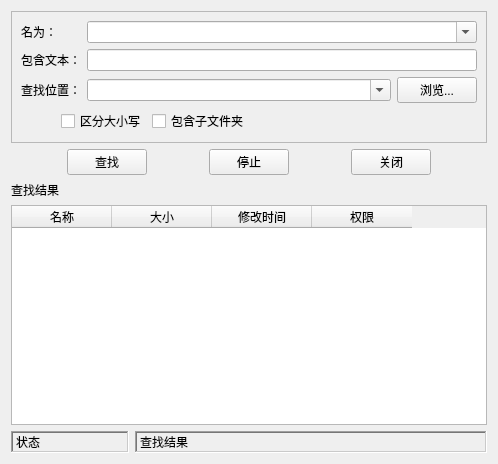
<ui version="4.0" >
 <class>FindFileForm</class>
 <widget class="QWidget" name="FindFileForm" >
  <property name="geometry" >
   <rect>
    <x>0</x>
    <y>0</y>
    <width>498</width>
    <height>464</height>
   </rect>
  </property>
  <property name="windowTitle" >
   <string>查找文件</string>
  </property>
  <property name="windowIcon" >
   <iconset resource="../../../chapter03/findfile/findfile.qrc" >:/new/prefix1/findfile.png</iconset>
  </property>
  <layout class="QVBoxLayout" >
   <item>
    <widget class="QFrame" name="frame" >
     <property name="frameShape" >
      <enum>QFrame::StyledPanel</enum>
     </property>
     <property name="frameShadow" >
      <enum>QFrame::Raised</enum>
     </property>
     <layout class="QVBoxLayout" >
      <item>
       <layout class="QGridLayout" >
        <item row="0" column="0" >
         <widget class="QLabel" name="label" >
          <property name="sizePolicy" >
           <sizepolicy vsizetype="Preferred" hsizetype="Fixed" >
            <horstretch>0</horstretch>
            <verstretch>0</verstretch>
           </sizepolicy>
          </property>
          <property name="text" >
           <string>名为：</string>
          </property>
         </widget>
        </item>
        <item row="0" column="1" colspan="2" >
         <widget class="QComboBox" name="nameComboBox" >
          <property name="editable" >
           <bool>true</bool>
          </property>
         </widget>
        </item>
        <item row="1" column="0" >
         <widget class="QLabel" name="label_2" >
          <property name="sizePolicy" >
           <sizepolicy vsizetype="Preferred" hsizetype="Fixed" >
            <horstretch>0</horstretch>
            <verstretch>0</verstretch>
           </sizepolicy>
          </property>
          <property name="text" >
           <string>包含文本：</string>
          </property>
         </widget>
        </item>
        <item row="1" column="1" colspan="2" >
         <widget class="QLineEdit" name="txtLineEdit" />
        </item>
        <item row="2" column="0" >
         <widget class="QLabel" name="label_3" >
          <property name="sizePolicy" >
           <sizepolicy vsizetype="Preferred" hsizetype="Fixed" >
            <horstretch>0</horstretch>
            <verstretch>0</verstretch>
           </sizepolicy>
          </property>
          <property name="text" >
           <string>查找位置：</string>
          </property>
         </widget>
        </item>
        <item row="2" column="1" >
         <widget class="QComboBox" name="dirComboBox" >
          <property name="editable" >
           <bool>true</bool>
          </property>
         </widget>
        </item>
        <item row="2" column="2" >
         <widget class="QPushButton" name="browsePushBtn" >
          <property name="sizePolicy" >
           <sizepolicy vsizetype="Fixed" hsizetype="Maximum" >
            <horstretch>0</horstretch>
            <verstretch>0</verstretch>
           </sizepolicy>
          </property>
          <property name="text" >
           <string>浏览...</string>
          </property>
         </widget>
        </item>
       </layout>
      </item>
      <item>
       <layout class="QHBoxLayout" >
        <item>
         <spacer>
          <property name="orientation" >
           <enum>Qt::Horizontal</enum>
          </property>
          <property name="sizeType" >
           <enum>QSizePolicy::Fixed</enum>
          </property>
          <property name="sizeHint" >
           <size>
            <width>40</width>
            <height>20</height>
           </size>
          </property>
         </spacer>
        </item>
        <item>
         <widget class="QCheckBox" name="sensitiveCheckBox" >
          <property name="text" >
           <string>区分大小写</string>
          </property>
         </widget>
        </item>
        <item>
         <widget class="QCheckBox" name="subfolderCheckBox" >
          <property name="text" >
           <string>包含子文件夹</string>
          </property>
         </widget>
        </item>
        <item>
         <spacer>
          <property name="orientation" >
           <enum>Qt::Horizontal</enum>
          </property>
          <property name="sizeType" >
           <enum>QSizePolicy::Expanding</enum>
          </property>
          <property name="sizeHint" >
           <size>
            <width>40</width>
            <height>20</height>
           </size>
          </property>
         </spacer>
        </item>
       </layout>
      </item>
     </layout>
    </widget>
   </item>
   <item>
    <layout class="QHBoxLayout" >
     <item>
      <spacer>
       <property name="orientation" >
        <enum>Qt::Horizontal</enum>
       </property>
       <property name="sizeHint" >
        <size>
         <width>40</width>
         <height>20</height>
        </size>
       </property>
      </spacer>
     </item>
     <item>
      <widget class="QPushButton" name="findPushBtn" >
       <property name="text" >
        <string>查找</string>
       </property>
      </widget>
     </item>
     <item>
      <spacer>
       <property name="orientation" >
        <enum>Qt::Horizontal</enum>
       </property>
       <property name="sizeHint" >
        <size>
         <width>40</width>
         <height>20</height>
        </size>
       </property>
      </spacer>
     </item>
     <item>
      <widget class="QPushButton" name="stopPushBtn" >
       <property name="text" >
        <string>停止</string>
       </property>
      </widget>
     </item>
     <item>
      <spacer>
       <property name="orientation" >
        <enum>Qt::Horizontal</enum>
       </property>
       <property name="sizeHint" >
        <size>
         <width>40</width>
         <height>20</height>
        </size>
       </property>
      </spacer>
     </item>
     <item>
      <widget class="QPushButton" name="closePushBtn" >
       <property name="text" >
        <string>关闭</string>
       </property>
      </widget>
     </item>
     <item>
      <spacer>
       <property name="orientation" >
        <enum>Qt::Horizontal</enum>
       </property>
       <property name="sizeHint" >
        <size>
         <width>40</width>
         <height>20</height>
        </size>
       </property>
      </spacer>
     </item>
    </layout>
   </item>
   <item>
    <widget class="QLabel" name="label_4" >
     <property name="text" >
      <string>查找结果</string>
     </property>
    </widget>
   </item>
   <item>
    <widget class="QTableWidget" name="resultTableWidget" >
     <column>
      <property name="text" >
       <string>名称</string>
      </property>
     </column>
     <column>
      <property name="text" >
       <string>大小</string>
      </property>
     </column>
     <column>
      <property name="text" >
       <string>修改时间</string>
      </property>
     </column>
     <column>
      <property name="text" >
       <string>权限</string>
      </property>
     </column>
    </widget>
   </item>
   <item>
    <layout class="QHBoxLayout" >
     <item>
      <widget class="QLabel" name="statusLabel" >
       <property name="sizePolicy" >
        <sizepolicy vsizetype="Preferred" hsizetype="Preferred" >
         <horstretch>1</horstretch>
         <verstretch>0</verstretch>
        </sizepolicy>
       </property>
       <property name="frameShape" >
        <enum>QFrame::WinPanel</enum>
       </property>
       <property name="frameShadow" >
        <enum>QFrame::Sunken</enum>
       </property>
       <property name="text" >
        <string>状态</string>
       </property>
      </widget>
     </item>
     <item>
      <widget class="QLabel" name="resultLabel" >
       <property name="sizePolicy" >
        <sizepolicy vsizetype="Preferred" hsizetype="Preferred" >
         <horstretch>3</horstretch>
         <verstretch>0</verstretch>
        </sizepolicy>
       </property>
       <property name="frameShape" >
        <enum>QFrame::WinPanel</enum>
       </property>
       <property name="frameShadow" >
        <enum>QFrame::Sunken</enum>
       </property>
       <property name="text" >
        <string>查找结果</string>
       </property>
      </widget>
     </item>
    </layout>
   </item>
  </layout>
 </widget>
 <resources>
  <include location="../../../chapter03/findfile/findfile.qrc" />
 </resources>
 <connections/>
</ui>
